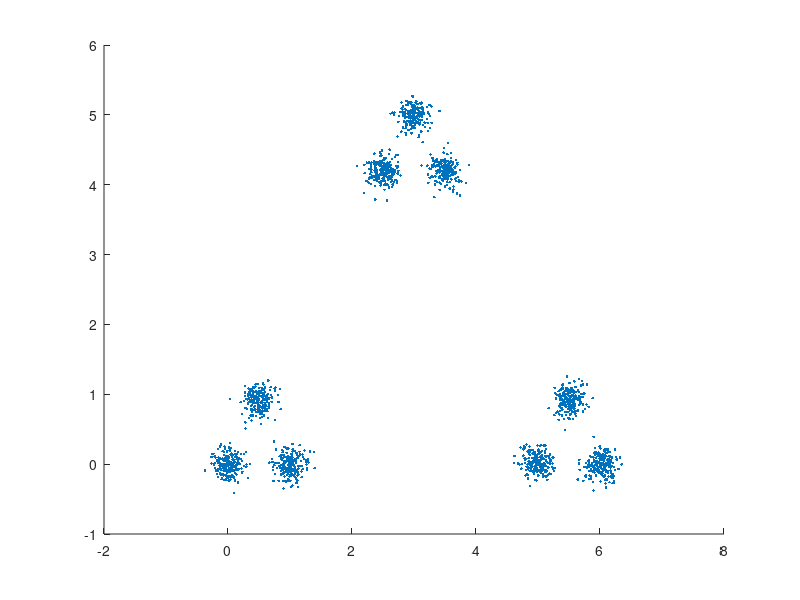

MATLAB code to generate this figure: (Note: this script raises an error after producing the figure.)
%% This code implements the actual DA algorithm where we increase the 
% number of clusters when the condition for phase transition is satisfied.

%% Constructing Data Set 6
C1 = [0 0]; C2 = [1 0]; C3 = [0.5 0.9]; 
C4 = [5 0]; C5 = [6 0]; C6 = [5.5 0.9]; 
C7 = [2.5 4.2]; C8 = [3.5 4.2]; C9 = [3 5];
rng('default');
Centers = [C1; C2; C3; C4; C5; C6; C7; C8; C9];
Np = 200;
count = 1;
X = zeros(size(Centers,1)*Np, 2);
for i = 1 : size(Centers,1)
    for j = 1 : Np
        x = normrnd(Centers(i,1),0.125);
        y = normrnd(Centers(i,2),0.125);
        X(count,:) = [x y];
        count = count + 1;
    end
end
scatter(X(:,1),X(:,2),'.');
[M, N] = size(X);

%% Setting for DA parameters

K = 9; Tmin = 0.05; alpha = 0.99; PERTURB = 0.005; STOP = 1e-5;
T = 80; Px = (1/M)*ones(M,1); Y = repmat(Px'*X, [K,1]);

while T >= Tmin
    L_old = inf;
    while 1
        [D,D_Act] = distortion(X,Y,M,N,K);
        num = exp(-D/T);
        den = repmat(sum(num,2),[1 K]);
        P = num./den;
        Py = P'*Px;
        Y = P'*(X.*repmat(Px,[1 N]))./repmat(Py,[1 N]) + PERTURB*rand(size(Y));
        L = -T*Px'*log(sum(exp(-D/T),2));
        Lu = -T*Px'*log(sum(exp(-D_Act/T),2));
        if(norm(L-L_old) < STOP)
            break;
        end
        L_old = L;
    end
    T = T*alpha;
end
hold on;
scatter(Y(:,1),Y(:,2),'d','filled'); hold off;
